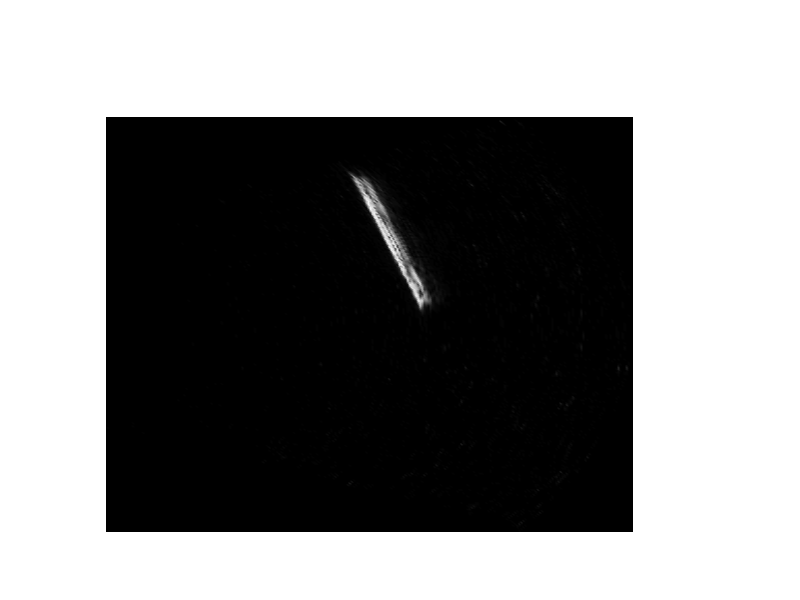

Write MATLAB code to recreate this figure.
clear all;
close all;

y=load('image_sc.txt');

figure(1)
surf(y);
shading interp;
colormap gray;
view([0 90]);
axis off;